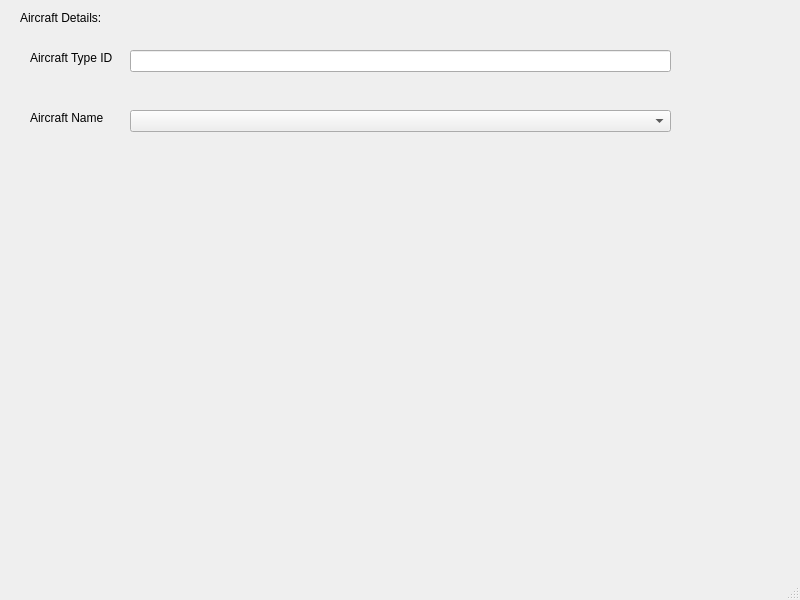
<?xml version="1.0" encoding="UTF-8"?>
<ui version="4.0">
 <class>MainWindow</class>
 <widget class="QMainWindow" name="MainWindow">
  <property name="geometry">
   <rect>
    <x>0</x>
    <y>0</y>
    <width>800</width>
    <height>600</height>
   </rect>
  </property>
  <property name="windowTitle">
   <string>MainWindow</string>
  </property>
  <widget class="QWidget" name="centralwidget">
   <widget class="QLabel" name="label">
    <property name="geometry">
     <rect>
      <x>20</x>
      <y>10</y>
      <width>91</width>
      <height>16</height>
     </rect>
    </property>
    <property name="text">
     <string>Aircraft Details:</string>
    </property>
   </widget>
   <widget class="QLabel" name="label_2">
    <property name="geometry">
     <rect>
      <x>30</x>
      <y>50</y>
      <width>101</width>
      <height>16</height>
     </rect>
    </property>
    <property name="text">
     <string>Aircraft Type ID</string>
    </property>
   </widget>
   <widget class="QLineEdit" name="lineEdit">
    <property name="geometry">
     <rect>
      <x>130</x>
      <y>50</y>
      <width>541</width>
      <height>22</height>
     </rect>
    </property>
   </widget>
   <widget class="QLabel" name="label_3">
    <property name="geometry">
     <rect>
      <x>30</x>
      <y>110</y>
      <width>81</width>
      <height>16</height>
     </rect>
    </property>
    <property name="text">
     <string>Aircraft Name</string>
    </property>
   </widget>
   <widget class="QComboBox" name="comboBox">
    <property name="geometry">
     <rect>
      <x>130</x>
      <y>110</y>
      <width>541</width>
      <height>22</height>
     </rect>
    </property>
   </widget>
  </widget>
  <widget class="QMenuBar" name="menubar">
   <property name="geometry">
    <rect>
     <x>0</x>
     <y>0</y>
     <width>800</width>
     <height>26</height>
    </rect>
   </property>
  </widget>
  <widget class="QStatusBar" name="statusbar"/>
 </widget>
 <resources/>
 <connections/>
</ui>
